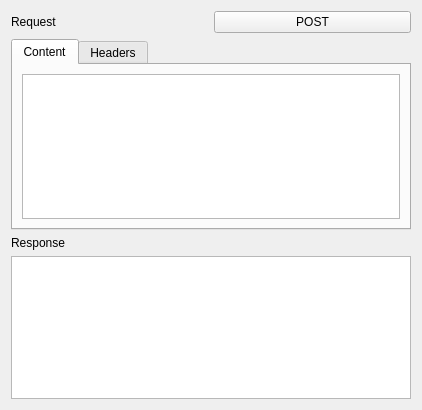
<?xml version="1.0" encoding="UTF-8"?>
<ui version="4.0">
 <class>Form</class>
 <widget class="QWidget" name="Form">
  <property name="geometry">
   <rect>
    <x>0</x>
    <y>0</y>
    <width>422</width>
    <height>410</height>
   </rect>
  </property>
  <property name="windowTitle">
   <string>Form</string>
  </property>
  <layout class="QGridLayout" name="gridLayout_2">
   <item row="1" column="0">
    <widget class="QLabel" name="label_3">
     <property name="text">
      <string>Request</string>
     </property>
    </widget>
   </item>
   <item row="1" column="1">
    <widget class="QPushButton" name="postButton">
     <property name="text">
      <string>POST</string>
     </property>
    </widget>
   </item>
   <item row="3" column="0">
    <widget class="QLabel" name="label_2">
     <property name="text">
      <string>Response</string>
     </property>
    </widget>
   </item>
   <item row="4" column="0" colspan="2">
    <widget class="QPlainTextEdit" name="responseEdit"/>
   </item>
   <item row="2" column="0" colspan="2">
    <widget class="QTabWidget" name="tabWidget">
     <property name="currentIndex">
      <number>0</number>
     </property>
     <widget class="QWidget" name="contentTab">
      <attribute name="title">
       <string notr="true">Content</string>
      </attribute>
      <layout class="QGridLayout" name="gridLayout_3">
       <item row="0" column="0">
        <widget class="QPlainTextEdit" name="contentEdit"/>
       </item>
      </layout>
     </widget>
     <widget class="QWidget" name="headersTab">
      <attribute name="title">
       <string notr="true">Headers</string>
      </attribute>
      <layout class="QGridLayout" name="gridLayout_4">
       <item row="0" column="0">
        <widget class="QPlainTextEdit" name="headersEdit"/>
       </item>
      </layout>
     </widget>
    </widget>
   </item>
  </layout>
 </widget>
 <resources/>
 <connections/>
</ui>
